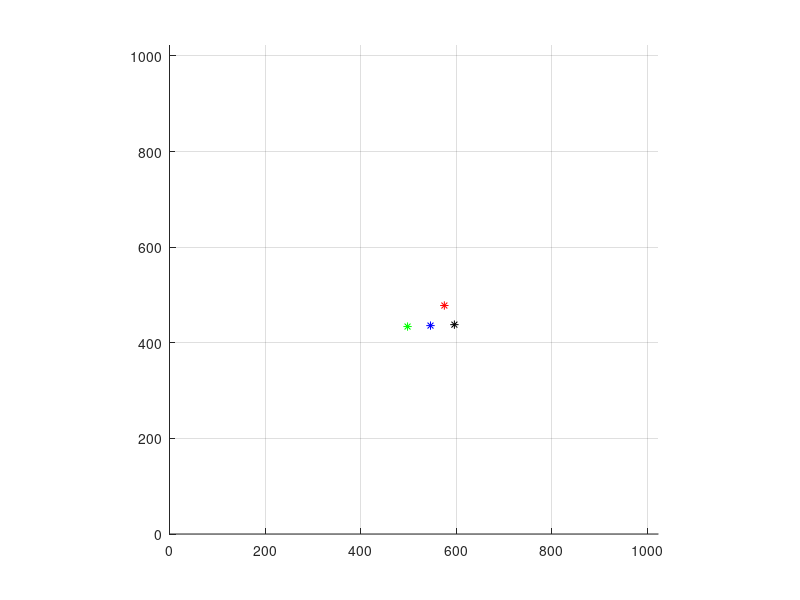
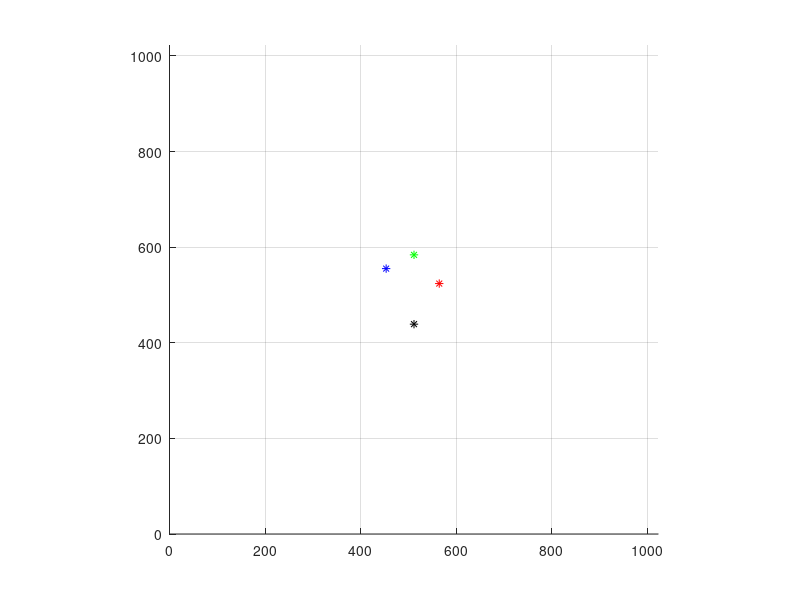

MATLAB code to generate these figures, in order:
%% ground truth values
p1_gnd = [10.563 2.483];
p2_gnd = [0 14.5];
p3_gnd = [-11.655 8.741];
p4_gnd = [0 -14.5];

% ground truth unit vectors
p1_gnd_norm = p1_gnd/norm(p1_gnd);
p2_gnd_norm = p2_gnd/norm(p2_gnd);
p3_gnd_norm = p3_gnd/norm(p3_gnd);
p4_gnd_norm = p4_gnd/norm(p4_gnd);

%% ground truth point-to-point vectors
p12_gnd = p2_gnd-p1_gnd; % 1 -> 2
p21_gnd = p1_gnd-p2_gnd; % 2 -> 1
p23_gnd = p3_gnd-p2_gnd; % 2 -> 3
p32_gnd = p2_gnd-p3_gnd; % 3 -> 2
p34_gnd = p4_gnd-p3_gnd; % 3 -> 4
p43_gnd = p3_gnd-p4_gnd; % 4 -> 3
p14_gnd = p4_gnd-p1_gnd; % 1 -> 4
p41_gnd = p1_gnd-p4_gnd; % 4 -> 1
% additional vectors
p13_gnd = p3_gnd-p1_gnd; % 1 -> 3
p31_gnd = p1_gnd-p3_gnd; % 3 -> 1
p24_gnd = p4_gnd-p2_gnd; % 2 -> 4
p42_gnd = p2_gnd-p4_gnd; % 4 -> 2
% associated normalized vectors
p12_gnd_norm = p12_gnd/norm(p12_gnd);
p21_gnd_norm = p21_gnd/norm(p21_gnd);
p23_gnd_norm = p23_gnd/norm(p23_gnd);
p32_gnd_norm = p32_gnd/norm(p32_gnd);
p34_gnd_norm = p34_gnd/norm(p34_gnd);
p43_gnd_norm = p43_gnd/norm(p43_gnd);
p14_gnd_norm = p14_gnd/norm(p14_gnd);
p41_gnd_norm = p41_gnd/norm(p41_gnd);

p13_gnd_norm = p13_gnd/norm(p13_gnd);
p31_gnd_norm = p31_gnd/norm(p31_gnd);
p24_gnd_norm = p24_gnd/norm(p24_gnd);
p42_gnd_norm = p42_gnd/norm(p42_gnd);

%% ground truth angles between each point
theta1_gnd = acos(p12_gnd_norm*p14_gnd_norm');
theta2_gnd = acos(p23_gnd_norm*p21_gnd_norm');
theta3_gnd = acos(p32_gnd_norm*p34_gnd_norm');
theta4_gnd = acos(p41_gnd_norm*p43_gnd_norm');

%% angles between p-to-p norm vectors and horizontal x axis
beta12_gnd = atan2(p12_gnd_norm(2),p12_gnd_norm(1));
beta21_gnd = atan2(p21_gnd_norm(2),p21_gnd_norm(1));
beta23_gnd = atan2(p23_gnd_norm(2),p23_gnd_norm(1));
beta32_gnd = atan2(p32_gnd_norm(2),p32_gnd_norm(1));
beta34_gnd = atan2(p34_gnd_norm(2),p34_gnd_norm(1));
beta43_gnd = atan2(p43_gnd_norm(2),p43_gnd_norm(1));
beta14_gnd = atan2(p14_gnd_norm(2),p14_gnd_norm(1));
beta41_gnd = atan2(p41_gnd_norm(2),p41_gnd_norm(1));

%% rotation matrices for getting p-to-p frames
R12 = [cos(beta12_gnd) sin(beta12_gnd); -sin(beta12_gnd) cos(beta12_gnd)];
R21 = [cos(beta21_gnd) sin(beta21_gnd); -sin(beta21_gnd) cos(beta21_gnd)];
R23 = [cos(beta23_gnd) sin(beta23_gnd); -sin(beta23_gnd) cos(beta23_gnd)];
R32 = [cos(beta32_gnd) sin(beta32_gnd); -sin(beta32_gnd) cos(beta32_gnd)];
R34 = [cos(beta34_gnd) sin(beta34_gnd); -sin(beta34_gnd) cos(beta34_gnd)];
R43 = [cos(beta43_gnd) sin(beta43_gnd); -sin(beta43_gnd) cos(beta43_gnd)];
R14 = [cos(beta14_gnd) sin(beta14_gnd); -sin(beta14_gnd) cos(beta14_gnd)];
R41 = [cos(beta41_gnd) sin(beta41_gnd); -sin(beta41_gnd) cos(beta41_gnd)];

%% import data
load('B.mat');
p1 = rawStarData(:,[1 5]);
p2 = rawStarData(:,[2 6]);
p3 = rawStarData(:,[3 7]);
p4 = rawStarData(:,[4 8]);

scale = 5;
offset = 0.5*[1023 1023];

figure(2)
clf
grid on
hold on
axis equal
set(gca,'xlim',[0 1023], 'ylim',[0 1023]);

p1_gnd_plot = plot(scale*p1_gnd(1)+offset(1),scale*p1_gnd(2)+offset(2),'r-*');
p2_gnd_plot = plot(scale*p2_gnd(1)+offset(1),scale*p2_gnd(2)+offset(2),'g-*');
p3_gnd_plot = plot(scale*p3_gnd(1)+offset(1),scale*p3_gnd(2)+offset(2),'b-*');
p4_gnd_plot = plot(scale*p4_gnd(1)+offset(1),scale*p4_gnd(2)+offset(2),'k-*');

figure(1)
clf
grid on
hold on
axis equal
set(gca,'xlim',[0 1023], 'ylim',[0 1023]);

p1_plot = plot(p1(1,1),p1(1,2),'r-*');
p2_plot = plot(p2(1,1),p2(1,2),'g-*');
p3_plot = plot(p3(1,1),p3(1,2),'b-*');
p4_plot = plot(p4(1,1),p4(1,2),'k-*');

for i = 1:10%size(rawStarData,1)
    % calculate point-to-point vectors
    p12 = p2(i,:)-p1(i,:);
    p23 = p3(i,:)-p2(i,:);
    p34 = p4(i,:)-p3(i,:);
    p41 = p1(i,:)-p4(i,:);
    p21 = -p12;
    p32 = -p23;
    p43 = -p34;
    p14 = -p41;

    % normalize all the vectors
    p12_norm = p12/norm(p12);
    p23_norm = p23/norm(p23);
    p34_norm = p34/norm(p34);
    p41_norm = p41/norm(p41);
    p21_norm = p21/norm(p21);
    p32_norm = p32/norm(p32);
    p43_norm = p43/norm(p43);
    p14_norm = p14/norm(p14);
    
    % check validity of the points
    %{
    valid = [0 0 0 0];
    valid(1) = p1(i,:) ~= [1023 1023];
    valid(2) = p2(i,:) ~= [1023 1023];
    valid(3) = p3(i,:) ~= [1023 1023];
    valid(4) = p4(i,:) ~= [1023 1023];
    %}
    % get angles of valid points
    angles = 0;
    %if (valid(1) && valid(2))
        
    %end
    
    % redraw
    set(p1_plot,'xdata',p1(i,1),'ydata',p1(i,2));
    set(p2_plot,'xdata',p2(i,1),'ydata',p2(i,2));
    set(p3_plot,'xdata',p3(i,1),'ydata',p3(i,2));
    set(p4_plot,'xdata',p4(i,1),'ydata',p4(i,2));
    drawnow
    pause(0.01)
end